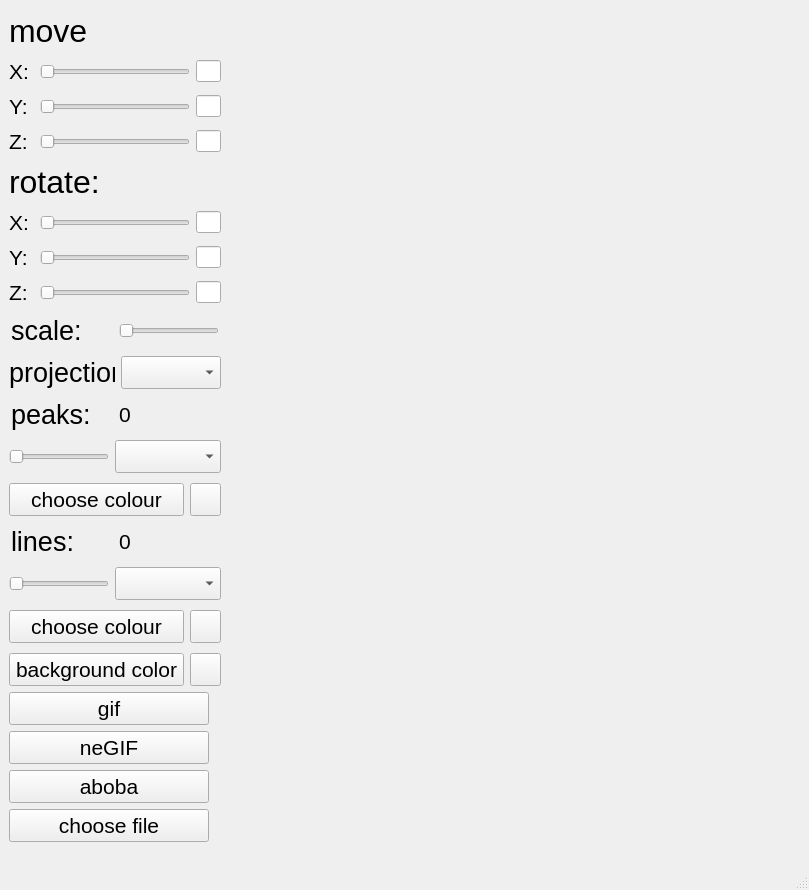
<?xml version="1.0" encoding="UTF-8"?>
<ui version="4.0">
 <class>Window</class>
 <widget class="QMainWindow" name="Window">
  <property name="geometry">
   <rect>
    <x>0</x>
    <y>0</y>
    <width>809</width>
    <height>890</height>
   </rect>
  </property>
  <property name="windowTitle">
   <string>Window</string>
  </property>
  <widget class="QWidget" name="centralwidget">
   <layout class="QGridLayout" name="gridLayout">
    <item row="0" column="0">
     <layout class="QHBoxLayout" name="horizontalLayout_13">
      <item>
       <layout class="QVBoxLayout" name="verticalLayout_3">
        <item>
         <widget class="QLabel" name="label">
          <property name="sizePolicy">
           <sizepolicy hsizetype="Fixed" vsizetype="Fixed">
            <horstretch>0</horstretch>
            <verstretch>0</verstretch>
           </sizepolicy>
          </property>
          <property name="minimumSize">
           <size>
            <width>200</width>
            <height>0</height>
           </size>
          </property>
          <property name="font">
           <font>
            <pointsize>24</pointsize>
           </font>
          </property>
          <property name="text">
           <string>move</string>
          </property>
          <property name="alignment">
           <set>Qt::AlignLeading|Qt::AlignLeft|Qt::AlignVCenter</set>
          </property>
         </widget>
        </item>
        <item>
         <layout class="QHBoxLayout" name="horizontalLayout">
          <item>
           <widget class="QLabel" name="label_2">
            <property name="sizePolicy">
             <sizepolicy hsizetype="Fixed" vsizetype="Fixed">
              <horstretch>0</horstretch>
              <verstretch>0</verstretch>
             </sizepolicy>
            </property>
            <property name="minimumSize">
             <size>
              <width>25</width>
              <height>0</height>
             </size>
            </property>
            <property name="font">
             <font>
              <pointsize>16</pointsize>
             </font>
            </property>
            <property name="text">
             <string>X:</string>
            </property>
           </widget>
          </item>
          <item>
           <widget class="QSlider" name="xMoveSldr">
            <property name="sizePolicy">
             <sizepolicy hsizetype="Fixed" vsizetype="Fixed">
              <horstretch>0</horstretch>
              <verstretch>0</verstretch>
             </sizepolicy>
            </property>
            <property name="minimumSize">
             <size>
              <width>150</width>
              <height>0</height>
             </size>
            </property>
            <property name="orientation">
             <enum>Qt::Horizontal</enum>
            </property>
           </widget>
          </item>
          <item>
           <widget class="QLineEdit" name="xMoveEdit">
            <property name="sizePolicy">
             <sizepolicy hsizetype="Fixed" vsizetype="Fixed">
              <horstretch>0</horstretch>
              <verstretch>0</verstretch>
             </sizepolicy>
            </property>
            <property name="minimumSize">
             <size>
              <width>25</width>
              <height>0</height>
             </size>
            </property>
           </widget>
          </item>
         </layout>
        </item>
        <item>
         <layout class="QHBoxLayout" name="horizontalLayout_2">
          <item>
           <widget class="QLabel" name="label_3">
            <property name="sizePolicy">
             <sizepolicy hsizetype="Fixed" vsizetype="Fixed">
              <horstretch>0</horstretch>
              <verstretch>0</verstretch>
             </sizepolicy>
            </property>
            <property name="minimumSize">
             <size>
              <width>25</width>
              <height>0</height>
             </size>
            </property>
            <property name="font">
             <font>
              <pointsize>16</pointsize>
             </font>
            </property>
            <property name="text">
             <string>Y:</string>
            </property>
           </widget>
          </item>
          <item>
           <widget class="QSlider" name="yMoveSldr">
            <property name="sizePolicy">
             <sizepolicy hsizetype="Fixed" vsizetype="Fixed">
              <horstretch>0</horstretch>
              <verstretch>0</verstretch>
             </sizepolicy>
            </property>
            <property name="minimumSize">
             <size>
              <width>150</width>
              <height>0</height>
             </size>
            </property>
            <property name="orientation">
             <enum>Qt::Horizontal</enum>
            </property>
           </widget>
          </item>
          <item>
           <widget class="QLineEdit" name="yMoveEdit">
            <property name="sizePolicy">
             <sizepolicy hsizetype="Fixed" vsizetype="Fixed">
              <horstretch>0</horstretch>
              <verstretch>0</verstretch>
             </sizepolicy>
            </property>
            <property name="minimumSize">
             <size>
              <width>25</width>
              <height>0</height>
             </size>
            </property>
           </widget>
          </item>
         </layout>
        </item>
        <item>
         <layout class="QHBoxLayout" name="horizontalLayout_3">
          <item>
           <widget class="QLabel" name="label_4">
            <property name="sizePolicy">
             <sizepolicy hsizetype="Fixed" vsizetype="Fixed">
              <horstretch>0</horstretch>
              <verstretch>0</verstretch>
             </sizepolicy>
            </property>
            <property name="minimumSize">
             <size>
              <width>25</width>
              <height>0</height>
             </size>
            </property>
            <property name="font">
             <font>
              <pointsize>16</pointsize>
             </font>
            </property>
            <property name="text">
             <string>Z:</string>
            </property>
           </widget>
          </item>
          <item>
           <widget class="QSlider" name="zMoveSldr">
            <property name="sizePolicy">
             <sizepolicy hsizetype="Fixed" vsizetype="Fixed">
              <horstretch>0</horstretch>
              <verstretch>0</verstretch>
             </sizepolicy>
            </property>
            <property name="minimumSize">
             <size>
              <width>150</width>
              <height>0</height>
             </size>
            </property>
            <property name="orientation">
             <enum>Qt::Horizontal</enum>
            </property>
           </widget>
          </item>
          <item>
           <widget class="QLineEdit" name="zMoveEdit">
            <property name="sizePolicy">
             <sizepolicy hsizetype="Fixed" vsizetype="Fixed">
              <horstretch>0</horstretch>
              <verstretch>0</verstretch>
             </sizepolicy>
            </property>
            <property name="minimumSize">
             <size>
              <width>25</width>
              <height>0</height>
             </size>
            </property>
           </widget>
          </item>
         </layout>
        </item>
        <item>
         <widget class="QLabel" name="label_5">
          <property name="sizePolicy">
           <sizepolicy hsizetype="Fixed" vsizetype="Fixed">
            <horstretch>0</horstretch>
            <verstretch>0</verstretch>
           </sizepolicy>
          </property>
          <property name="minimumSize">
           <size>
            <width>200</width>
            <height>0</height>
           </size>
          </property>
          <property name="font">
           <font>
            <pointsize>24</pointsize>
           </font>
          </property>
          <property name="text">
           <string>rotate:</string>
          </property>
         </widget>
        </item>
        <item>
         <layout class="QHBoxLayout" name="horizontalLayout_4">
          <item>
           <widget class="QLabel" name="label_6">
            <property name="sizePolicy">
             <sizepolicy hsizetype="Fixed" vsizetype="Fixed">
              <horstretch>0</horstretch>
              <verstretch>0</verstretch>
             </sizepolicy>
            </property>
            <property name="minimumSize">
             <size>
              <width>25</width>
              <height>0</height>
             </size>
            </property>
            <property name="font">
             <font>
              <pointsize>16</pointsize>
             </font>
            </property>
            <property name="text">
             <string>X:</string>
            </property>
           </widget>
          </item>
          <item>
           <widget class="QSlider" name="xRotSldr">
            <property name="sizePolicy">
             <sizepolicy hsizetype="Fixed" vsizetype="Fixed">
              <horstretch>0</horstretch>
              <verstretch>0</verstretch>
             </sizepolicy>
            </property>
            <property name="minimumSize">
             <size>
              <width>150</width>
              <height>0</height>
             </size>
            </property>
            <property name="orientation">
             <enum>Qt::Horizontal</enum>
            </property>
           </widget>
          </item>
          <item>
           <widget class="QLineEdit" name="xRotEdit">
            <property name="sizePolicy">
             <sizepolicy hsizetype="Fixed" vsizetype="Fixed">
              <horstretch>0</horstretch>
              <verstretch>0</verstretch>
             </sizepolicy>
            </property>
            <property name="minimumSize">
             <size>
              <width>25</width>
              <height>0</height>
             </size>
            </property>
           </widget>
          </item>
         </layout>
        </item>
        <item>
         <layout class="QHBoxLayout" name="horizontalLayout_5">
          <item>
           <widget class="QLabel" name="label_7">
            <property name="sizePolicy">
             <sizepolicy hsizetype="Fixed" vsizetype="Fixed">
              <horstretch>0</horstretch>
              <verstretch>0</verstretch>
             </sizepolicy>
            </property>
            <property name="minimumSize">
             <size>
              <width>25</width>
              <height>0</height>
             </size>
            </property>
            <property name="font">
             <font>
              <pointsize>16</pointsize>
             </font>
            </property>
            <property name="text">
             <string>Y:</string>
            </property>
           </widget>
          </item>
          <item>
           <widget class="QSlider" name="yRotSldr">
            <property name="sizePolicy">
             <sizepolicy hsizetype="Fixed" vsizetype="Fixed">
              <horstretch>0</horstretch>
              <verstretch>0</verstretch>
             </sizepolicy>
            </property>
            <property name="minimumSize">
             <size>
              <width>150</width>
              <height>0</height>
             </size>
            </property>
            <property name="orientation">
             <enum>Qt::Horizontal</enum>
            </property>
           </widget>
          </item>
          <item>
           <widget class="QLineEdit" name="yRotEdit">
            <property name="sizePolicy">
             <sizepolicy hsizetype="Fixed" vsizetype="Fixed">
              <horstretch>0</horstretch>
              <verstretch>0</verstretch>
             </sizepolicy>
            </property>
            <property name="minimumSize">
             <size>
              <width>25</width>
              <height>0</height>
             </size>
            </property>
           </widget>
          </item>
         </layout>
        </item>
        <item>
         <layout class="QHBoxLayout" name="horizontalLayout_6">
          <item>
           <widget class="QLabel" name="label_8">
            <property name="sizePolicy">
             <sizepolicy hsizetype="Fixed" vsizetype="Fixed">
              <horstretch>0</horstretch>
              <verstretch>0</verstretch>
             </sizepolicy>
            </property>
            <property name="minimumSize">
             <size>
              <width>25</width>
              <height>0</height>
             </size>
            </property>
            <property name="font">
             <font>
              <pointsize>16</pointsize>
             </font>
            </property>
            <property name="text">
             <string>Z:</string>
            </property>
           </widget>
          </item>
          <item>
           <widget class="QSlider" name="zRotSldr">
            <property name="sizePolicy">
             <sizepolicy hsizetype="Fixed" vsizetype="Fixed">
              <horstretch>0</horstretch>
              <verstretch>0</verstretch>
             </sizepolicy>
            </property>
            <property name="minimumSize">
             <size>
              <width>150</width>
              <height>0</height>
             </size>
            </property>
            <property name="orientation">
             <enum>Qt::Horizontal</enum>
            </property>
           </widget>
          </item>
          <item>
           <widget class="QLineEdit" name="zRotEdit">
            <property name="sizePolicy">
             <sizepolicy hsizetype="Fixed" vsizetype="Fixed">
              <horstretch>0</horstretch>
              <verstretch>0</verstretch>
             </sizepolicy>
            </property>
            <property name="minimumSize">
             <size>
              <width>25</width>
              <height>0</height>
             </size>
            </property>
           </widget>
          </item>
         </layout>
        </item>
        <item>
         <layout class="QHBoxLayout" name="horizontalLayout_7">
          <item>
           <widget class="QLabel" name="label_9">
            <property name="sizePolicy">
             <sizepolicy hsizetype="Fixed" vsizetype="Fixed">
              <horstretch>0</horstretch>
              <verstretch>0</verstretch>
             </sizepolicy>
            </property>
            <property name="minimumSize">
             <size>
              <width>100</width>
              <height>0</height>
             </size>
            </property>
            <property name="font">
             <font>
              <pointsize>20</pointsize>
             </font>
            </property>
            <property name="text">
             <string>scale:</string>
            </property>
           </widget>
          </item>
          <item>
           <widget class="QSlider" name="scaleSldr">
            <property name="sizePolicy">
             <sizepolicy hsizetype="Fixed" vsizetype="Fixed">
              <horstretch>0</horstretch>
              <verstretch>0</verstretch>
             </sizepolicy>
            </property>
            <property name="minimumSize">
             <size>
              <width>100</width>
              <height>0</height>
             </size>
            </property>
            <property name="orientation">
             <enum>Qt::Horizontal</enum>
            </property>
           </widget>
          </item>
         </layout>
        </item>
        <item>
         <layout class="QHBoxLayout" name="horizontalLayout_8">
          <item>
           <widget class="QLabel" name="label_10">
            <property name="sizePolicy">
             <sizepolicy hsizetype="Fixed" vsizetype="Fixed">
              <horstretch>0</horstretch>
              <verstretch>0</verstretch>
             </sizepolicy>
            </property>
            <property name="minimumSize">
             <size>
              <width>100</width>
              <height>0</height>
             </size>
            </property>
            <property name="font">
             <font>
              <pointsize>20</pointsize>
             </font>
            </property>
            <property name="text">
             <string>projection:</string>
            </property>
           </widget>
          </item>
          <item>
           <widget class="QComboBox" name="comboBox">
            <property name="sizePolicy">
             <sizepolicy hsizetype="Fixed" vsizetype="Fixed">
              <horstretch>0</horstretch>
              <verstretch>0</verstretch>
             </sizepolicy>
            </property>
            <property name="minimumSize">
             <size>
              <width>100</width>
              <height>0</height>
             </size>
            </property>
            <property name="font">
             <font>
              <pointsize>16</pointsize>
             </font>
            </property>
           </widget>
          </item>
         </layout>
        </item>
        <item>
         <layout class="QHBoxLayout" name="horizontalLayout_9">
          <item>
           <widget class="QLabel" name="label_11">
            <property name="sizePolicy">
             <sizepolicy hsizetype="Fixed" vsizetype="Fixed">
              <horstretch>0</horstretch>
              <verstretch>0</verstretch>
             </sizepolicy>
            </property>
            <property name="minimumSize">
             <size>
              <width>100</width>
              <height>0</height>
             </size>
            </property>
            <property name="font">
             <font>
              <pointsize>20</pointsize>
             </font>
            </property>
            <property name="text">
             <string>peaks:</string>
            </property>
           </widget>
          </item>
          <item>
           <widget class="QLabel" name="label_12">
            <property name="sizePolicy">
             <sizepolicy hsizetype="Fixed" vsizetype="Fixed">
              <horstretch>0</horstretch>
              <verstretch>0</verstretch>
             </sizepolicy>
            </property>
            <property name="minimumSize">
             <size>
              <width>100</width>
              <height>0</height>
             </size>
            </property>
            <property name="font">
             <font>
              <pointsize>16</pointsize>
             </font>
            </property>
            <property name="text">
             <string>0</string>
            </property>
           </widget>
          </item>
         </layout>
        </item>
        <item>
         <layout class="QHBoxLayout" name="horizontalLayout_12">
          <item>
           <widget class="QSlider" name="horizontalSlider_8">
            <property name="sizePolicy">
             <sizepolicy hsizetype="Fixed" vsizetype="Fixed">
              <horstretch>0</horstretch>
              <verstretch>0</verstretch>
             </sizepolicy>
            </property>
            <property name="minimumSize">
             <size>
              <width>100</width>
              <height>0</height>
             </size>
            </property>
            <property name="orientation">
             <enum>Qt::Horizontal</enum>
            </property>
           </widget>
          </item>
          <item>
           <widget class="QComboBox" name="comboBox_2">
            <property name="sizePolicy">
             <sizepolicy hsizetype="Fixed" vsizetype="Fixed">
              <horstretch>0</horstretch>
              <verstretch>0</verstretch>
             </sizepolicy>
            </property>
            <property name="minimumSize">
             <size>
              <width>100</width>
              <height>0</height>
             </size>
            </property>
            <property name="font">
             <font>
              <pointsize>16</pointsize>
             </font>
            </property>
           </widget>
          </item>
         </layout>
        </item>
        <item>
         <layout class="QHBoxLayout" name="horizontalLayout_14">
          <item>
           <widget class="QPushButton" name="pushButton">
            <property name="sizePolicy">
             <sizepolicy hsizetype="Fixed" vsizetype="Fixed">
              <horstretch>0</horstretch>
              <verstretch>0</verstretch>
             </sizepolicy>
            </property>
            <property name="minimumSize">
             <size>
              <width>175</width>
              <height>0</height>
             </size>
            </property>
            <property name="font">
             <font>
              <pointsize>16</pointsize>
             </font>
            </property>
            <property name="text">
             <string>choose colour</string>
            </property>
           </widget>
          </item>
          <item>
           <widget class="QPushButton" name="pushButton_9">
            <property name="sizePolicy">
             <sizepolicy hsizetype="Fixed" vsizetype="Fixed">
              <horstretch>0</horstretch>
              <verstretch>0</verstretch>
             </sizepolicy>
            </property>
            <property name="minimumSize">
             <size>
              <width>25</width>
              <height>0</height>
             </size>
            </property>
            <property name="font">
             <font>
              <pointsize>16</pointsize>
             </font>
            </property>
            <property name="text">
             <string/>
            </property>
           </widget>
          </item>
         </layout>
        </item>
        <item>
         <layout class="QHBoxLayout" name="horizontalLayout_10">
          <item>
           <widget class="QLabel" name="label_13">
            <property name="sizePolicy">
             <sizepolicy hsizetype="Fixed" vsizetype="Fixed">
              <horstretch>0</horstretch>
              <verstretch>0</verstretch>
             </sizepolicy>
            </property>
            <property name="minimumSize">
             <size>
              <width>100</width>
              <height>0</height>
             </size>
            </property>
            <property name="font">
             <font>
              <pointsize>20</pointsize>
             </font>
            </property>
            <property name="text">
             <string>lines:</string>
            </property>
           </widget>
          </item>
          <item>
           <widget class="QLabel" name="label_14">
            <property name="sizePolicy">
             <sizepolicy hsizetype="Fixed" vsizetype="Fixed">
              <horstretch>0</horstretch>
              <verstretch>0</verstretch>
             </sizepolicy>
            </property>
            <property name="minimumSize">
             <size>
              <width>100</width>
              <height>0</height>
             </size>
            </property>
            <property name="font">
             <font>
              <pointsize>16</pointsize>
             </font>
            </property>
            <property name="text">
             <string>0</string>
            </property>
           </widget>
          </item>
         </layout>
        </item>
        <item>
         <layout class="QHBoxLayout" name="horizontalLayout_15">
          <item>
           <widget class="QSlider" name="horizontalSlider_9">
            <property name="sizePolicy">
             <sizepolicy hsizetype="Fixed" vsizetype="Fixed">
              <horstretch>0</horstretch>
              <verstretch>0</verstretch>
             </sizepolicy>
            </property>
            <property name="minimumSize">
             <size>
              <width>100</width>
              <height>0</height>
             </size>
            </property>
            <property name="orientation">
             <enum>Qt::Horizontal</enum>
            </property>
           </widget>
          </item>
          <item>
           <widget class="QComboBox" name="comboBox_3">
            <property name="sizePolicy">
             <sizepolicy hsizetype="Fixed" vsizetype="Fixed">
              <horstretch>0</horstretch>
              <verstretch>0</verstretch>
             </sizepolicy>
            </property>
            <property name="minimumSize">
             <size>
              <width>100</width>
              <height>0</height>
             </size>
            </property>
            <property name="font">
             <font>
              <pointsize>16</pointsize>
             </font>
            </property>
           </widget>
          </item>
         </layout>
        </item>
        <item>
         <layout class="QHBoxLayout" name="horizontalLayout_16">
          <item>
           <widget class="QPushButton" name="pushButton_2">
            <property name="sizePolicy">
             <sizepolicy hsizetype="Fixed" vsizetype="Fixed">
              <horstretch>0</horstretch>
              <verstretch>0</verstretch>
             </sizepolicy>
            </property>
            <property name="minimumSize">
             <size>
              <width>175</width>
              <height>0</height>
             </size>
            </property>
            <property name="font">
             <font>
              <pointsize>16</pointsize>
             </font>
            </property>
            <property name="text">
             <string>choose colour</string>
            </property>
           </widget>
          </item>
          <item>
           <widget class="QPushButton" name="pushButton_10">
            <property name="sizePolicy">
             <sizepolicy hsizetype="Fixed" vsizetype="Fixed">
              <horstretch>0</horstretch>
              <verstretch>0</verstretch>
             </sizepolicy>
            </property>
            <property name="minimumSize">
             <size>
              <width>25</width>
              <height>0</height>
             </size>
            </property>
            <property name="font">
             <font>
              <pointsize>16</pointsize>
             </font>
            </property>
            <property name="text">
             <string/>
            </property>
           </widget>
          </item>
         </layout>
        </item>
        <item>
         <layout class="QVBoxLayout" name="verticalLayout_5">
          <item>
           <layout class="QHBoxLayout" name="horizontalLayout_11">
            <item>
             <widget class="QPushButton" name="pushButton_3">
              <property name="sizePolicy">
               <sizepolicy hsizetype="Fixed" vsizetype="Fixed">
                <horstretch>0</horstretch>
                <verstretch>0</verstretch>
               </sizepolicy>
              </property>
              <property name="minimumSize">
               <size>
                <width>175</width>
                <height>0</height>
               </size>
              </property>
              <property name="font">
               <font>
                <pointsize>16</pointsize>
               </font>
              </property>
              <property name="text">
               <string>background color</string>
              </property>
             </widget>
            </item>
            <item>
             <widget class="QPushButton" name="pushButton_8">
              <property name="sizePolicy">
               <sizepolicy hsizetype="Fixed" vsizetype="Fixed">
                <horstretch>0</horstretch>
                <verstretch>0</verstretch>
               </sizepolicy>
              </property>
              <property name="minimumSize">
               <size>
                <width>25</width>
                <height>0</height>
               </size>
              </property>
              <property name="font">
               <font>
                <pointsize>16</pointsize>
               </font>
              </property>
              <property name="text">
               <string/>
              </property>
             </widget>
            </item>
           </layout>
          </item>
          <item>
           <widget class="QPushButton" name="makeGIFButton">
            <property name="sizePolicy">
             <sizepolicy hsizetype="Fixed" vsizetype="Fixed">
              <horstretch>0</horstretch>
              <verstretch>0</verstretch>
             </sizepolicy>
            </property>
            <property name="minimumSize">
             <size>
              <width>200</width>
              <height>0</height>
             </size>
            </property>
            <property name="font">
             <font>
              <pointsize>16</pointsize>
             </font>
            </property>
            <property name="text">
             <string>gif</string>
            </property>
           </widget>
          </item>
          <item>
           <widget class="QPushButton" name="pushButton_6">
            <property name="sizePolicy">
             <sizepolicy hsizetype="Fixed" vsizetype="Fixed">
              <horstretch>0</horstretch>
              <verstretch>0</verstretch>
             </sizepolicy>
            </property>
            <property name="minimumSize">
             <size>
              <width>200</width>
              <height>0</height>
             </size>
            </property>
            <property name="font">
             <font>
              <pointsize>16</pointsize>
             </font>
            </property>
            <property name="text">
             <string>neGIF</string>
            </property>
           </widget>
          </item>
          <item>
           <widget class="QPushButton" name="pushButton_7">
            <property name="sizePolicy">
             <sizepolicy hsizetype="Fixed" vsizetype="Fixed">
              <horstretch>0</horstretch>
              <verstretch>0</verstretch>
             </sizepolicy>
            </property>
            <property name="minimumSize">
             <size>
              <width>200</width>
              <height>0</height>
             </size>
            </property>
            <property name="font">
             <font>
              <pointsize>16</pointsize>
             </font>
            </property>
            <property name="text">
             <string>aboba</string>
            </property>
           </widget>
          </item>
          <item>
           <widget class="QPushButton" name="chooseFileButton">
            <property name="sizePolicy">
             <sizepolicy hsizetype="Fixed" vsizetype="Fixed">
              <horstretch>0</horstretch>
              <verstretch>0</verstretch>
             </sizepolicy>
            </property>
            <property name="minimumSize">
             <size>
              <width>200</width>
              <height>0</height>
             </size>
            </property>
            <property name="font">
             <font>
              <pointsize>16</pointsize>
             </font>
            </property>
            <property name="text">
             <string>choose file</string>
            </property>
           </widget>
          </item>
         </layout>
        </item>
       </layout>
      </item>
      <item>
       <widget class="MyGLWidget" name="widget" native="true">
        <property name="sizePolicy">
         <sizepolicy hsizetype="Expanding" vsizetype="Expanding">
          <horstretch>0</horstretch>
          <verstretch>0</verstretch>
         </sizepolicy>
        </property>
       </widget>
      </item>
     </layout>
    </item>
   </layout>
  </widget>
  <widget class="QStatusBar" name="statusbar"/>
 </widget>
 <customwidgets>
  <customwidget>
   <class>MyGLWidget</class>
   <extends>QWidget</extends>
   <header location="global">view/myglwidget.h</header>
   <container>1</container>
  </customwidget>
 </customwidgets>
 <resources/>
 <connections/>
</ui>
